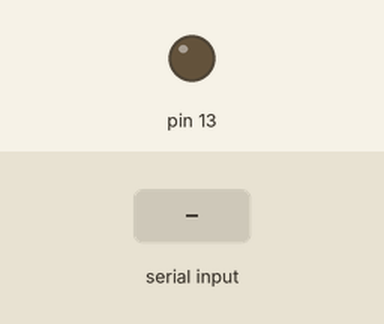
This sketch was run on a simulated Arduino Uno, built with avr-gcc and run on an emulated ATmega328P. Shown: output pins drawn as LEDs (lit = HIGH). The inputs (shaded band) are chosen by the test bench. What the sketch prints to the serial monitor is not drawn.

Above: at 1.2 s.
1.3 s: "1" received over Serial
At 1.8 s:
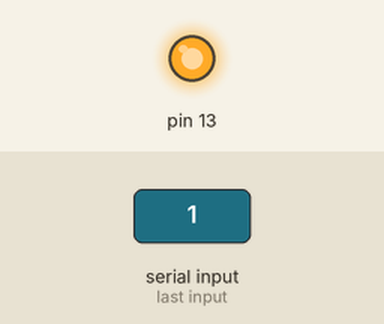
2.8 s: "0" received over Serial
At 4.2 s:
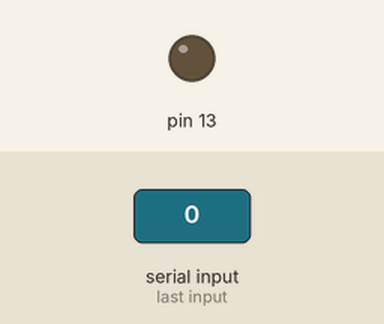
Timing chart, 0 to 5.8 s (numbered marks = the images above; inputs shaded):
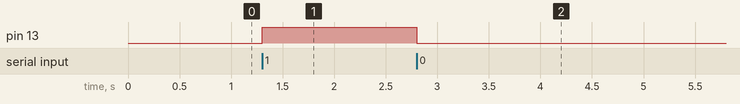

The sketch:

Serial_monitor_test.ino
```cpp
char a = '0';                                                    // define char a
void setup() {

  pinMode(13,OUTPUT);
  Serial.begin(9600);                                            // initialize serial_monitor
  Serial.print("Please input 1 (ON) or 0 (OFF).\n");
}

void loop() {
  a = Serial.read();
  if(a=='1') {
     digitalWrite(13,HIGH);
     }                                                           //  input 1 will turn the led on
  if(a=='0'){
    digitalWrite(13,LOW);                                        //  input 0 will turn the led off
  }
}
```

Measured:
- after the input at 1.3 s, pin 13: LOW → HIGH at once
- after the input at 2.8 s, pin 13: HIGH → LOW at once
